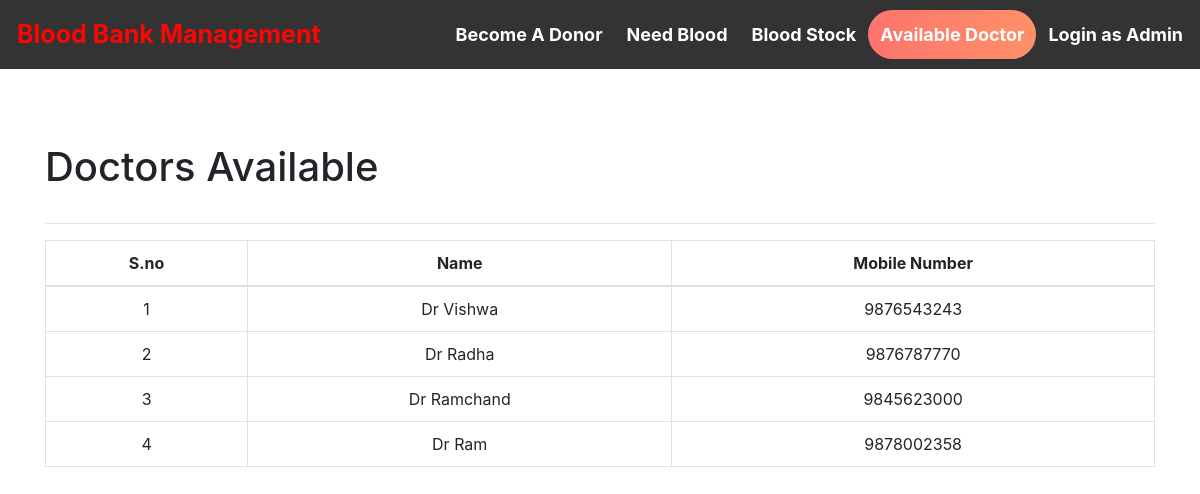
The app's page /available-doctor.php with its own data.
### tables this page shows
CREATE TABLE `doctor` (
  `doctor_id` int(11) NOT NULL,
  `doctor_name` varchar(20) NOT NULL,
  `doctor_phone` varchar(10) NOT NULL
);

### available-doctor.php (the view, shortened to what this page needs)
<html>
<head>
<link rel="stylesheet" href="https://maxcdn.bootstrapcdn.com/bootstrap/4.5.2/css/bootstrap.min.css">
</head>
<body>
<?php
 include('head.php') ?>
<div id="page-container" style="margin-top:50px; position: relative;min-height: 84vh;">
  <div class="container">
  <div id="content-wrap" style="padding-bottom:50px;">
<div class="row">
    <div class="col-lg-6">
        <h1 class="mt-4 mb-3">Doctors Available</h1>
      </div>
</div>
<hr>
      <?php
        include 'conn.php';
        $limit = 10;
        if(isset($_GET['page'])){
          $page = $_GET['page'];
        }else{
          $page = 1;
        }
        $offset = ($page - 1) * $limit;
        $count=$offset+1;
        $sql= "select * from doctor  LIMIT {$offset},{$limit}";
        $result=mysqli_query($conn,$sql);
        if(mysqli_num_rows($result)>0)   {
       ?>
<div class="table-responsive">
      <table class="table table-bordered" style="text-align:center">
          <thead style="text-align:center">
          <th style="text-align:center">S.no</th>
          <th style="text-align:center">Name</th>
          <th style="text-align:center">Mobile Number</th>
          </thead>
          <tbody>
            <?php
            while($row = mysqli_fetch_assoc($result)) { ?>
          <tr>
                  <td><?php echo $count++; ?></td>
                  <td><?php echo $row['doctor_name']; ?></td>
                  <td><?php echo $row['doctor_phone']; ?></td>
              </tr>
            <?php } ?>
          </tbody>
      </table>
    </div>
    <?php  }?>

### records on screen
doctor: doctor_name "Dr Vishwa", doctor_phone "9876543243"
doctor: doctor_name "Dr Radha", doctor_phone "9876787770"
doctor: doctor_name "Dr Ramchand", doctor_phone "9845623000"
doctor: doctor_name "Dr Ram", doctor_phone "9878002358"
